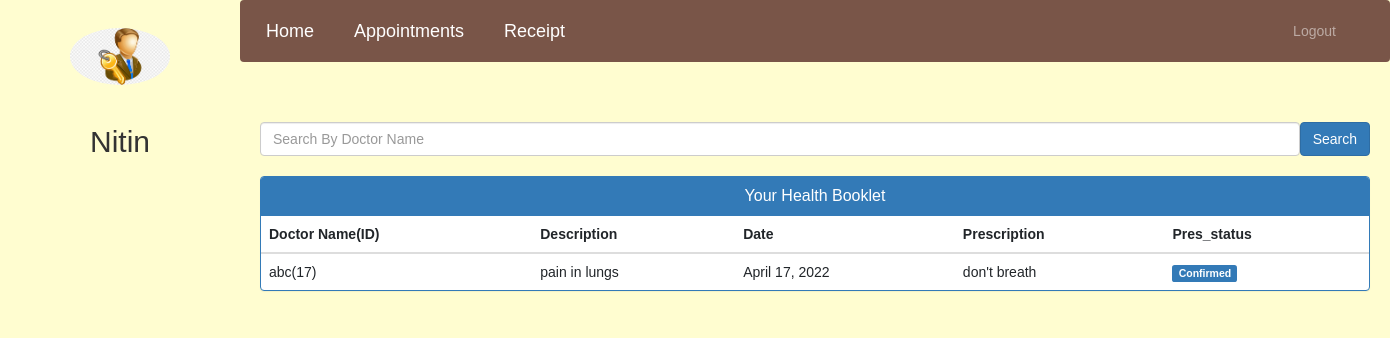
The app's page /patient-view-appointment (signed in) with its own data.
### hospital/models.py (models this page shows, shortened)
class Patient(models.Model):
    user = models.OneToOneField(User, on_delete=models.CASCADE)
    profile_pic = models.ImageField(
        upload_to='profile_pic/PatientProfilePic/', default='../static/images/error.jpg', null=True, blank=True)
    address = models.CharField(max_length=40)
    mobile = models.CharField(max_length=20, null=False)
    symptoms = models.CharField(max_length=100, null=False)
    assignedDoctorId = models.PositiveIntegerField(null=True)
    admitDate = models.DateField(auto_now=True)
    status = models.BooleanField(default=False)

class Appointment(models.Model):
    patientId = models.PositiveIntegerField(null=True)
    doctorId = models.PositiveIntegerField(null=True)
    patientName = models.CharField(max_length=40, null=True)
    doctorName = models.CharField(max_length=40, null=True)
    appointmentDate = models.DateField(auto_now=True)
    description = models.TextField(max_length=500)
    prescription = models.TextField(max_length=500, null=True, default="")
    pre_stat = models.BooleanField(default=False)
    status = models.BooleanField(default=True)

### hospital/views.py (the view)
# urls.py: path('patient-view-appointment', views.patient_view_appointment_view,
@login_required(login_url='patientlogin')
@user_passes_test(is_patient)
def patient_view_appointment_view(request):
    if 'q' in request.GET:
        q = request.GET['q']
        patient = models.Patient.objects.get(user_id=request.user.id)
        appointments = models.Appointment.objects.all().filter(
            doctorName__icontains=q, patientId=request.user.id)
        return render(request, 'hospital/patient_view_appointment.html', {'appointments': appointments, 'patient': patient})
    else:
        patient = models.Patient.objects.get(user_id=request.user.id)
        appointments = models.Appointment.objects.all().filter(patientId=request.user.id)
        return render(request, 'hospital/patient_view_appointment.html', {'appointments': appointments, 'patient': patient})

### hospital/views.py (called while the page is built)
def is_patient(user):
    return user.groups.filter(name='PATIENT').exists()

### templates/hospital/patient_view_appointment.html (shortened to what this page needs)
{% extends 'hospital/patient_base.html' %}
{% block content %}
<head>
  <link href="//netdna.bootstrapcdn.com/bootstrap/3.0.0/css/bootstrap.min.css" rel="stylesheet" id="bootstrap-css">
</head>
<div class="container">
  <form class="d-flex" method=GET action="{% url 'patient-view-appointment' %}">
    <input class="form-control me-2" type="search" placeholder="Search By Doctor Name" aria-label="Search" name='q'>
    <button class="btn btn-primary" type="submit">Search</button>
  </form>
  <br>
  <div class="panel panel-primary">
    <div class="panel-heading">
      <h6 class="panel-title">Your Health Booklet</h6>
    </div>
    <table class="table table-hover" id="dev-table">
      <thead>
        <tr>
          <th>Doctor Name(ID)</th>
          <th>Description</th>
          <th>Date</th>
          <th>Prescription</th>
          <th>Pres_status</th>
        </tr>
      </thead>
      {% for a in appointments %}
      <tr>
        <td> {{a.doctorName}}({{a.doctorId}})</td>
        <td>{{a.description}}</td>
        <td>{{a.appointmentDate}}</td>
        <td>{{a.prescription}}</td>
        {%if a.pre_stat%}
        <td> <span class="label label-primary">Confirmed</span></td>
        {% else %}
        <td> <span class="label label-success">Pending</span></td>
        {% endif %}
      </tr>
      {% endfor %}
    </table>
  </div>
</div>
{% endblock content %}

### templates/hospital/patient_base.html (shortened to what this page needs)
<!DOCTYPE html>
{% load static %}
<html lang="en">
<head>
  <link rel="stylesheet" href="https://stackpath.bootstrapcdn.com/bootstrap/4.3.1/css/bootstrap.min.css">
  <link rel="stylesheet" href="https://maxcdn.bootstrapcdn.com/font-awesome/4.7.0/css/font-awesome.min.css">
</head>
<body>
  <nav class="menu" tabindex="0">
    <header class="avatar">
      <img src="{% static patient.profile_pic.url %}" alt="Profile Pic" />
      <br><br>
      <h2>{{request.user.first_name}}</h2>
    </header>
  </nav>
  <main>
    <div class="bs-example">
      <nav class="navbar navbar-expand-md  navbar-dark fixed-top" style="background-color: rgb(121, 85, 72);">
        <a href="/patient-dashboard" class="navbar-brand">Home </a>
        <a href="/patient-view-appointment" class="navbar-brand">Appointments </a>
        <a href="/patient-discharge" class="navbar-brand">Receipt </a>
        <div class="collapse navbar-collapse justify-content-between" id="navbarCollapse">
          <div class="navbar-nav" style=" margin-left: 90%;">
            <a href="/logout" class="nav-item nav-link">Logout</a>
          </div>
        </div>
      </nav>
    </div>
    <br><br>
    {% block content %}
    {% endblock content %}
    <br><br><br><br><br><br><br>
  </main>
</body>
</html>

### templates/hospital/patient_base.html (style rules this page uses)
a:link { text-decoration: none; }
a { color: white; }
body { padding-left: 240px; }
main { position: relative; height: 100vh; }
.menu { background: transparent; height: 100vh; width: 240px; position: fixed; top: 0px; left: 0; z-index: 5; outline: none; }
.menu .avatar { border-radius: 50%; padding: 2em 0.5em; text-align: center; }
.menu .avatar img { width: 100px; border-radius: 50%; }
.menu .avatar h2 { font-weight: normal; margin-bottom: 0; }

### templates/hospital/patient_view_appointment.html (style rules this page uses)
body { background-color: rgb(255, 253, 208); font-family: 'Work Sans', sans-serif; }
a:link { text-decoration: none; }
h6 { text-align: center; }

### records on screen
Patient: profile_pic (picture)
Appointment: doctorName "abc", doctorId "17", description "pain in lungs", appointmentDate "April 17, 2022", prescription "don't breath", pre_stat "Confirmed"

### other values on screen
{{ request.user.first_name }} "Nitin"
